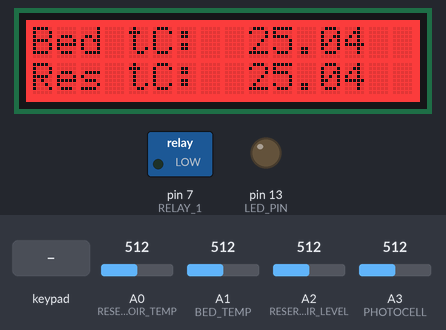
Recording of a sketch running on a simulated Arduino Uno, built with avr-gcc and run on an emulated ATmega328P. Parts: 16×2 character LCD, switched loads named in the sketch (green lamp = pin HIGH), output pins drawn as LEDs (lit = HIGH). The inputs (shaded band) are chosen by the test bench; at power-on: A0 (RESERVOIR_TEMP) = 512, A1 (BED_TEMP) = 512, A2 (RESERVOIR_LEVEL) = 512, A3 (PHOTOCELL) = 512.

Above: at 1.2 s.
1.3 s: key 'D' pressed
At 2.3 s:
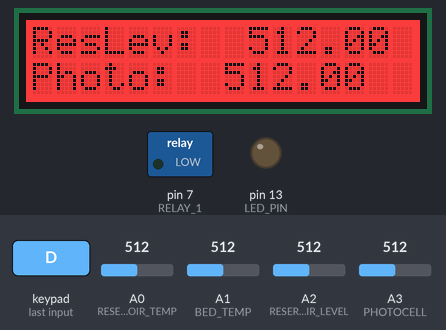
2.9 s: key 'U' pressed
5.9 s: key 'D' pressed
At 6.11 s:
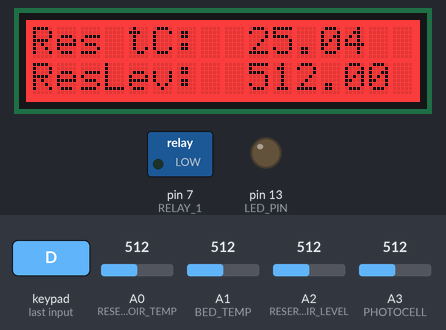
7.6 s: A0 (RESERVOIR_TEMP) set to 940
At 8.9 s:
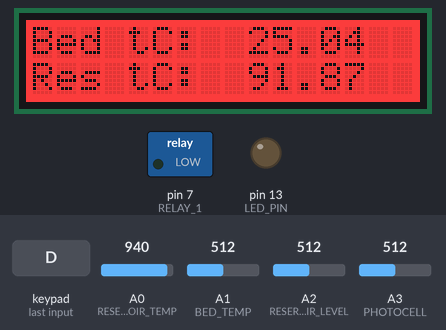
9.2 s: A0 (RESERVOIR_TEMP) set to 969
At 9.7 s:
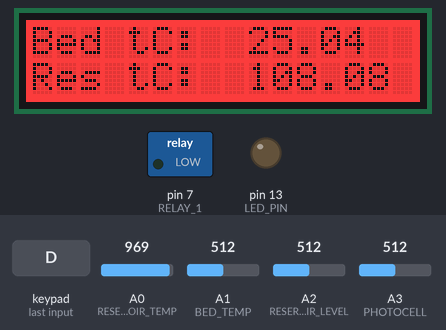
10.8 s: A1 (BED_TEMP) set to 716
At 11.7 s:
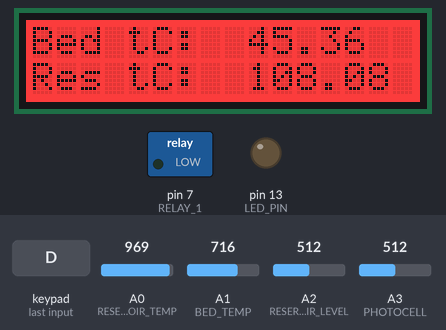
Timing chart, 0 to 13.3 s (numbered marks = the images above; inputs shaded):
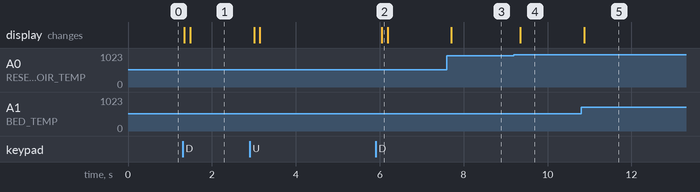

Measured:
- after the input at 1.3 s, the display: first changes at once (image 1 shows a later state)
- after the input at 5.9 s, the display: changes after 0.15 s (image 2)
- after the input at 7.6 s, the display: changes after 0.10 s (image 3)
- after the input at 9.2 s, the display: changes after 0.15 s (image 4)
- after the input at 10.8 s, the display: changes after 0.08 s (image 5)

The sketch:

AKA_garden_firmware.ino
```cpp
/*
This sketch will read:
 - liquid level sensor
 - thermistors in bed and reservoir
 - photocell in bed

 ...and post to Cosm.

 As of 06/02/2013, all sensors are working but writing to the Serial Display still doesn't work.
 To Do:
 * fix serial display
 * add LED status indicator for liquid level? (Or LED countdown to next flood?)
 * add UI affordance: click RIGHT to indicate one gallon of water added (this gets logged in separate field in DB)


 A0 = thermistor 1 (reservoir) (needs voltage divider 10K)
 A1 = thermistor 2 (bed / environment) (needs voltage divider 10K)
 A2 = reservoir level (needs voltage divider 560ohm, provided)
 A3 = photocell (needs voltage divider 10K)
 A4 and A5 - reserved for I2C channel
 D7 - pump relay.

 D8 and D9 - serial to openLog

 D10 and D11 - serial to LCD temperature display?

 */

#include "SoftwareSerial.h"
#include <SPI.h>
#include <Wire.h>
#include <Adafruit_MCP23017.h>
#include <Adafruit_RGBLCDShield.h>
#include <Math.h>

// The shield uses the I2C SCL and SDA pins. On classic Arduinos
// this is Analog 4 and 5 so you can't use those for analogRead() anymore
// However, you can connect other I2C sensors to the I2C bus and share
// the I2C bus.
Adafruit_RGBLCDShield lcd = Adafruit_RGBLCDShield();

// These #defines make it easy to set the backlight color
#define RED 0x1
#define YELLOW 0x3
#define GREEN 0x2
#define TEAL 0x6
#define BLUE 0x4
#define VIOLET 0x5
#define WHITE 0x7

#define LED_PIN 13 // board's status LED

int RESERVOIR_TEMP = A0; // 10k NTC thermistor
int BED_TEMP = A1; // 10k NTC thermistor
int RESERVOIR_LEVEL = A2; // 8-inch eTape liquid level sensor
int PHOTOCELL = A3; // junk photocell I had laying around
#define RELAY_1 7

#define DISPLAY_TX 8
#define DISPLAY_RX 9
#define LOG_RX 10
#define LOG_TX 11

boolean isPumping = false;
boolean firstTimeLogging = true;

unsigned long lastLogged = 0;
unsigned long lastAction = 0;
double intervalDuration = 0;
double loggingInterval = (1.0 * 60 * 1000); // 1 minute
double pumpDuration = (2.0 * 60 * 1000); // 2 minutes
double drainDuration = (6.0 * 60 * 1000); // 6 minutes = 360000 ms

SoftwareSerial logSerial = SoftwareSerial(LOG_RX, LOG_TX);
SoftwareSerial displaySerial = SoftwareSerial(DISPLAY_RX, DISPLAY_TX);

unsigned long currentTime = 0;
float bed_temp;
float reservoir_temp;
float reservoir_level;
float photocell;
int PUMP = 0;
int gals_added = 0;
int log_count = 0;

float sensors[4];
char* sensorLabels[] = {
  "Bed tC: ","Res tC: ","ResLev: ","Photo: "};

int sensorIndex = 0; // used to keep track of which val to display on LCD
int digit[4];
int displayCounter = 100000;

void setup()
{

  pinMode(LED_PIN,OUTPUT);
  pinMode(RELAY_1,OUTPUT);
  pinMode(RESERVOIR_TEMP, INPUT);
  pinMode(RESERVOIR_LEVEL, INPUT);
  pinMode(PHOTOCELL, INPUT);
  pinMode(BED_TEMP, INPUT);

  lcd.begin(16, 2);
  lcd.setBacklight(RED);
  displaySerial.begin(9600);
  displaySerial.write('v');
  logSerial.begin(9600);
  displaySerial.write(0x7A);
  displaySerial.write(0xFF);

  intervalDuration = pumpDuration;

  Serial.begin(9600);
}

void loop() {

  currentTime = millis();

  readSensors();

  // LOG STUFF
  if(currentTime-lastLogged > loggingInterval){
    logValues();
    log_count++;
    lastLogged = currentTime;
  }

  // WRITE TO SERIAL DISPLAY
  displayPrint(displayCounter);

  // ACTUATE PUMP
  if( (currentTime-lastAction) > (intervalDuration) ){

    if(!isPumping){
      digitalWrite(RELAY_1,HIGH);
      intervalDuration = pumpDuration;
    }
    else {
      digitalWrite(RELAY_1,LOW);
      intervalDuration = drainDuration;
    }

    lastAction = currentTime;
    displayCounter = intervalDuration;
    isPumping = !isPumping;
  } // end of trigger-on-interval loop


// CHECK UI
  uint8_t buttons = lcd.readButtons();

  if (buttons) {

    if (buttons & BUTTON_UP) {
      sensorIndex += 2;
    }
    if (buttons & BUTTON_DOWN) {
      sensorIndex += 3; // since we do mod 4, this is equiv to -1
    }
    if (buttons & BUTTON_LEFT) {
      // nothing
    }
    if (buttons & BUTTON_RIGHT) {
      gals_added++;
      // nothing
    }
    if (buttons & BUTTON_SELECT) {
      // nothing
    }
  }
  else { // default display mode

  }

  // WRITE TO UI
  lcd.clear();
  lcd.setCursor(0,0);
  lcd.print(sensorLabels[sensorIndex%4]);
  lcd.print(" ");
  lcd.print(sensors[sensorIndex%4]);
  lcd.setCursor(0,1);
  lcd.print(sensorLabels[(sensorIndex+1)%4]);
  lcd.print(" ");
  lcd.print(sensors[(sensorIndex+1)%4]);


  displayCounter--;
  delay(100);

} // end of main loop
```

displayPrint.ino
```cpp
void displayPrint(int elapsed){
  displaySerial.write('v'); // clear display
//
//  //  int count = intervalDuration-elapsed;
//  int count = (int)elapsed/1000.0;
//  //  char tempString[10];
//  String sCount = String(count);
//  //  Serial.print(sCount);
//  //  Serial.println(" elapsed");
//  if(sCount.length() > 4){ // needs zero padding
//    sCount = sCount.substring(0,3);
//    //    sprintf(tempString,"%04d",sCount);
//  }
//  displaySerial.print(sCount);
char tempString[10];
sprintf(tempString,"%04d",log_count);
displaySerial.print(tempString);
}
```

logValues.ino
```cpp
// log format is [millis],[bed_temp in C],[reservoir_temp in C],[reservoir level (relative)],[photocell value (relative)],[pumpStatus]

void logValues(){

  if(firstTimeLogging){
    logSerial.println("time*logInterval(1 min), bed_temp, reservoir_temp, reservoir_level, photocell_value, pumpStatus, gallons_added");
    firstTimeLogging = false;
  }

  logSerial.print(log_count);
  logSerial.print(",");
  logSerial.print(bed_temp);
  logSerial.print(",");
  logSerial.print(reservoir_temp);
  logSerial.print(",");
  logSerial.print(reservoir_level);
  logSerial.print(",");
  logSerial.print(photocell);
  logSerial.print(",");
  logSerial.print(isPumping);
  logSerial.print(",");
  logSerial.println(gals_added);

  gals_added = 0; // reset this value so we don't overcount added gallons
}
```

readSensors.ino
```cpp
void readSensors(){


  // read the sensors
  bed_temp = 1023 - analogRead(BED_TEMP);
  bed_temp = convertC(bed_temp);

  reservoir_temp = 1023 - analogRead(RESERVOIR_TEMP);
  reservoir_temp = convertC(reservoir_temp);

  // need to check if the following circuit was done right
  reservoir_level = analogRead(RESERVOIR_LEVEL);

  // also need to check this one to make sure it's done right
  photocell = analogRead(PHOTOCELL);

  sensors[0] =(float)bed_temp;
  sensors[1] = (float)reservoir_temp;
  sensors[2] = (float)reservoir_level;
  sensors[3] = (float)photocell;
}
```

thermistor.ino
```cpp
// resistance at 25 degrees C
#define THERMISTORNOMINAL 10000
// temp. for nominal resistance (almost always 25 C)
#define TEMPERATURENOMINAL 25
// The beta coefficient of the thermistor (usually 3000-4000)
#define BCOEFFICIENT 3950
// the value of the 'other' resistor
#define SERIESRESISTOR 10000


float convertC(float reading){

//  Serial.println("reading is ");
//  Serial.println(reading);

   // convert the value to resistance
  reading = (1023 / reading) - 1.0;
  reading = SERIESRESISTOR / reading;
//  Serial.print("Thermistor resistance ");
//  Serial.println(reading);


  float steinhart;
  steinhart = reading / THERMISTORNOMINAL;     // (R/Ro)
  steinhart = log(steinhart);                  // ln(R/Ro)
  steinhart /= BCOEFFICIENT;                   // 1/B * ln(R/Ro)
  steinhart += 1.0 / (TEMPERATURENOMINAL + 273.15); // + (1/To)
  steinhart = 1.0 / steinhart;                 // Invert
  steinhart -= 273.15;                         // convert to C


 return steinhart;
}
```
